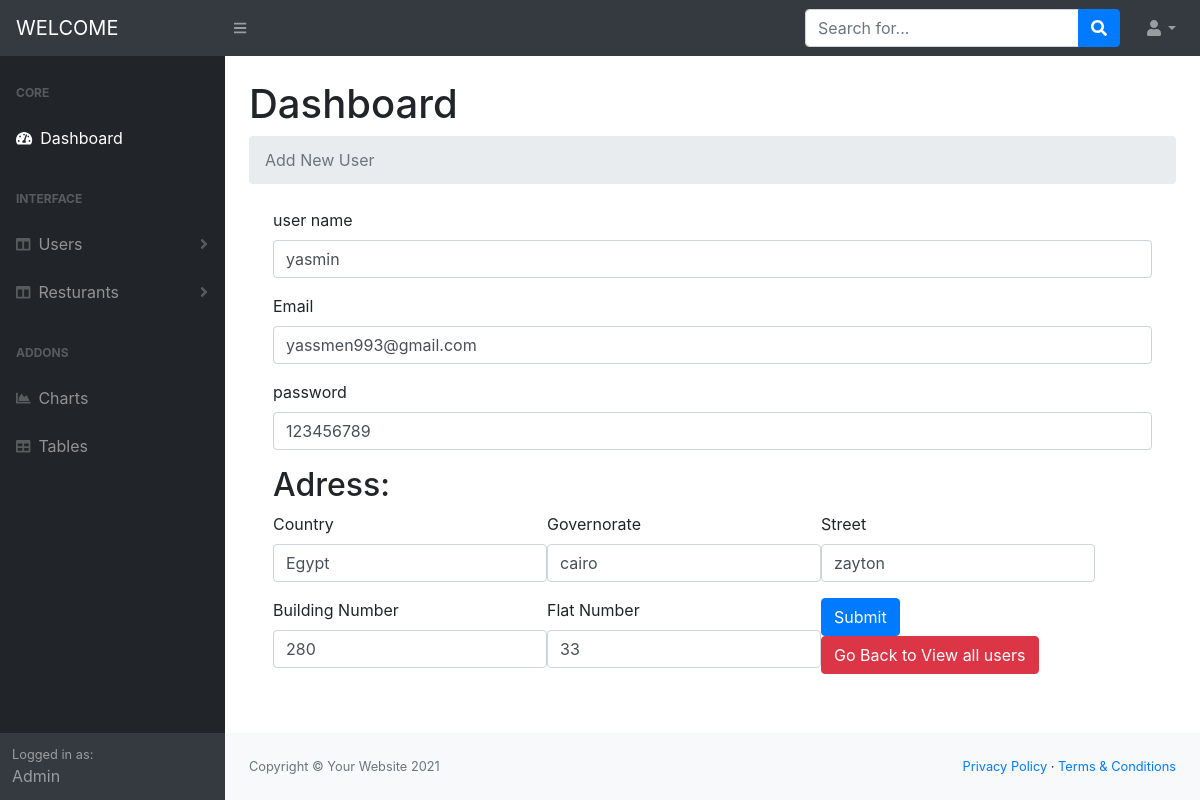
Screenshot of /task2_dashboard/admin/CRUD_USER_MODULE/edit_user.php?id=2 with the database file from the repository.
### tables this page shows
CREATE TABLE `user` (
  `user_id` int(11) NOT NULL,
  `user_name` varchar(100) NOT NULL,
  `user_email` varchar(100) NOT NULL,
  `user_password` varchar(100) NOT NULL,
  `address_id` int(11) DEFAULT NULL
);

CREATE TABLE `user_address` (
  `address_id` int(11) NOT NULL,
  `country` varchar(100) NOT NULL,
  `governorate` varchar(100) NOT NULL,
  `street` varchar(100) NOT NULL,
  `building_no` int(11) NOT NULL,
  `flat_no` int(11) NOT NULL
);

### task2_dashboard/admin/CRUD_USER_MODULE/edit_user.php (the view, shortened to what this page needs)
<?php
include '../helpers/db.php';
   $id = $_GET['id'];
   $id = filter_var($id,FILTER_SANITIZE_NUMBER_INT);
  $sql="SELECT user.* ,user_address.* FROM user INNER JOIN user_address ON user.address_id=user_address.address_id WHERE user_id=$id ";
  $op = mysqli_query($con,$sql);
  $data = mysqli_fetch_assoc($op);
include '../header.php';
?>
<body class="sb-nav-fixed">
<?php
include '../nav.php';
?>
<div id="layoutSidenav">
<?php
include '../sidNav.php';
?>
<div id="layoutSidenav_content">
<main>
<div class="container-fluid">
    <h1 class="mt-4">Dashboard</h1>
    <ol class="breadcrumb mb-4">
    <?php
        if(isset($_SESSION['message'])){
            foreach($_SESSION['message'] as $key =>  $dataa){
            echo '* '.$key.' : '.$dataa.'<br>';
            }
              unset($_SESSION['message']);
          }else{
    ?>
    <li class="breadcrumb-item active">Add New User</li>
    <?php } ?>
          </ol>
<div class="container">
<form  method="post"  action="edit_user.php?id=<?php echo $data['user_id'];?>"  enctype ="multipart/form-data">
<div class="form-group">
 <label for="exampleInputEmail1">user name</label>
 <input type="text"  name="name" value="<?php echo $data['user_name'];?>" class="form-control" id="exampleInputName" aria-describedby="" placeholder="Enter Name">
</div>
<div class="form-group">
 <label for="exampleInputEmail1">Email</label>
 <input type="email"  name="email" value="<?php echo $data['user_email'];?>" class="form-control" id="exampleInputName" aria-describedby="" placeholder="Enter Name">
</div>
<div class="form-group">
 <label for="exampleInputEmail1">password</label>
 <input type="text"  name="password" value="<?php echo $data['user_password'];?>" class="form-control" id="exampleInputName" aria-describedby="" placeholder="Enter Name">
</div>
<div class="form-group">
<h2>Adress: </h2>
<div class="form-group"style="float:left">
 <label for="exampleInputEmail1">Country</label>
 <input type="text"  name="country" value="<?php echo $data['country'];?>" class="form-control" id="exampleInputName" aria-describedby="" placeholder="Enter Name">
 </div>
 <div class="form-group"style="float:left">
 <label for="exampleInputEmail1">Governorate</label>
 <input type="text"  name="governorate" value="<?php echo $data['governorate'];?>" class="form-control" id="exampleInputName" aria-describedby="" placeholder="Enter Name">
 </div>
 <div class="form-group"style="float:left">
 <label for="exampleInputEmail1">Street</label>
 <input type="text"  name="street" value="<?php echo $data['street'];?>" class="form-control" id="exampleInputName" aria-describedby="" placeholder="Enter Name">
 </div>
 <div class="form-group"style="float:left">
 <label for="exampleInputEmail1">Building Number</label>
 <input type="text"  name="building_number" value="<?php echo $data['building_no'];?>" class="form-control" id="exampleInputName" aria-describedby="" placeholder="Enter Name">
 </div>
 <div class="form-group"style="float:left">
 <label for="exampleInputEmail1">Flat Number</label>
 <input type="text"  name="flat_number" value="<?php echo $data['flat_no'];?>" class="form-control"  id="exampleInputName" aria-describedby="" placeholder="Enter Name">
 </div>
</div>
<button type="submit" class="btn btn-primary"style="">Submit</button>
</form>
<a href='view_user.php' class='btn btn-danger m-r-1em'>Go Back to View all users </a>
</div>
</div>
    </main>
<?php
    include '../footer.php';
?>

### rows the page displays
user: name "yasmin", email "yassmen993@gmail.com", password "123456789", country "Egypt", governorate "cairo", street "zayton", building_number "280", flat_number "33"
